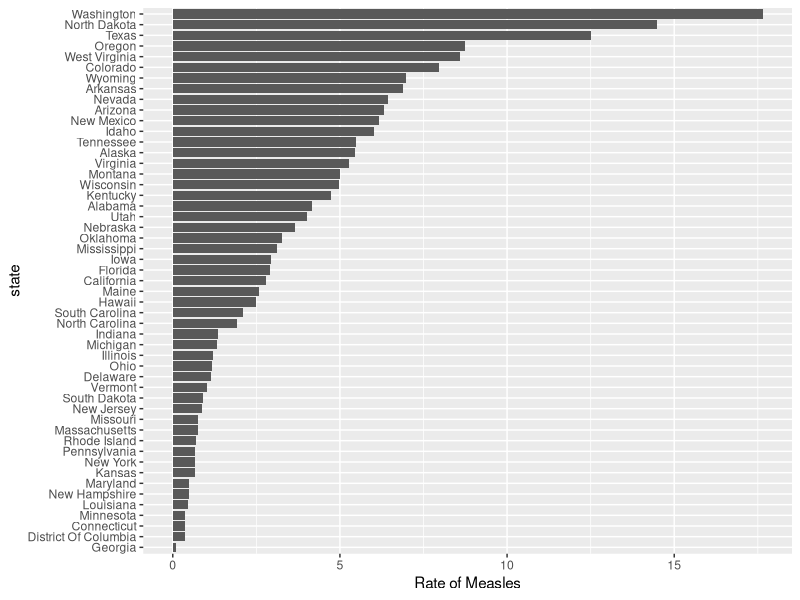
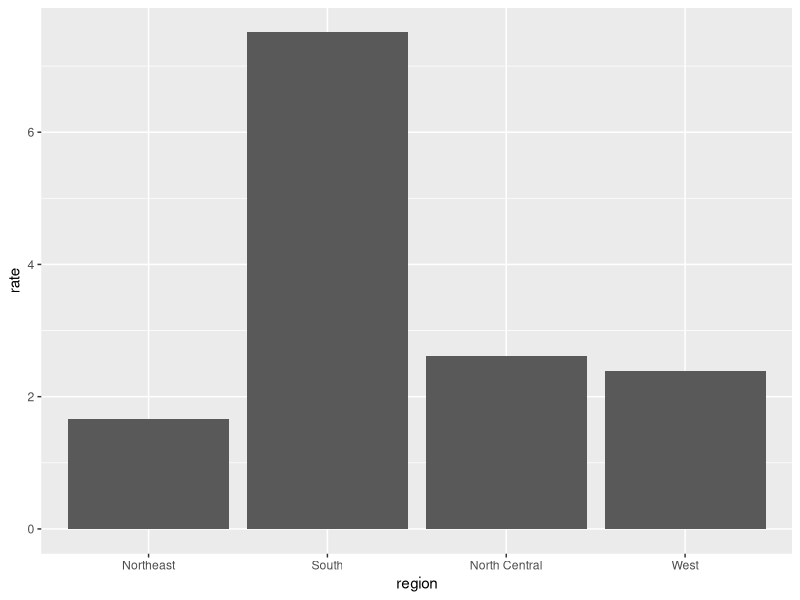
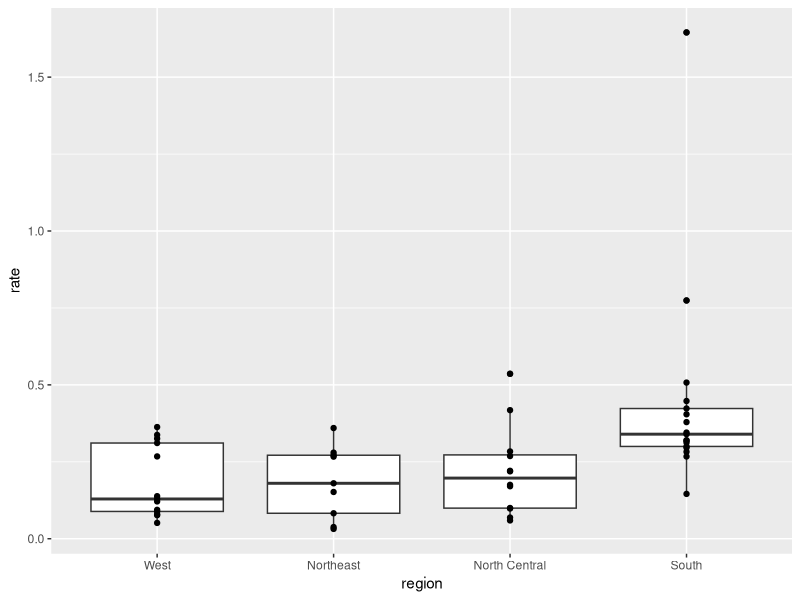

These charts were generated, in order, by the following R code:
## $, mutate(), filter(), reorder(), summarize()

## Q1
## Reordering the levels of the states' variables 
## create an object dat
## redefine the state object so that the levels are reordered by rate 
## print the new object state and its levels using levels
## so that you can see that the vector is now reordered by the levels
# [1, 4, 7, 8, 13]
# states
## year = 1967, disease = Measles
library(dslabs)
library(ggplot2)
library(dplyr)
data(us_contagious_diseases)

dat <- us_contagious_diseases %>%
  filter(year == 1967 & disease == "Measles", !is.na(population)) %>%
  mutate(rate = (count/population*10000*52/weeks_reporting),
         state = reorder(state, rate))
# need to use the 52 and 10,000 somewhere again
levels(dat$state)
## CORRECT



## Q2
## create bar plot
dat %>%
  ggplot(aes(rate, reorder(state, rate))) +
  ylab("state") +
  geom_bar(stat = "identity") +
  xlab("Rate of Measles")
## CORRECT



## Q3
## bar plot (x=region, y=murder rate avg)
library(dslabs)
library(ggplot2)
library(dplyr)
data(murders)

murders %>%
  mutate(rate = total/population * 10000) %>%
  ggplot(aes(region, rate)) +
  geom_bar(stat = "identity")
## CORRECT

## What's the main problem with this interpretation?
#: We cannot get a lot of information from this graph, like the range, median and which
#: rate has denser points there. Since it's not like every country in that 
#: region would have that rate. 




## Q4
## box plot
library(dslabs)
library(ggplot2)
library(dplyr)
data(murders)

murders %>%
  mutate(rate = total/population * 10000,
         region = reorder(region, rate, FUN = median)) %>%
  ggplot(aes(region, rate)) +
  geom_boxplot() +
  geom_point()
## CORRECT
